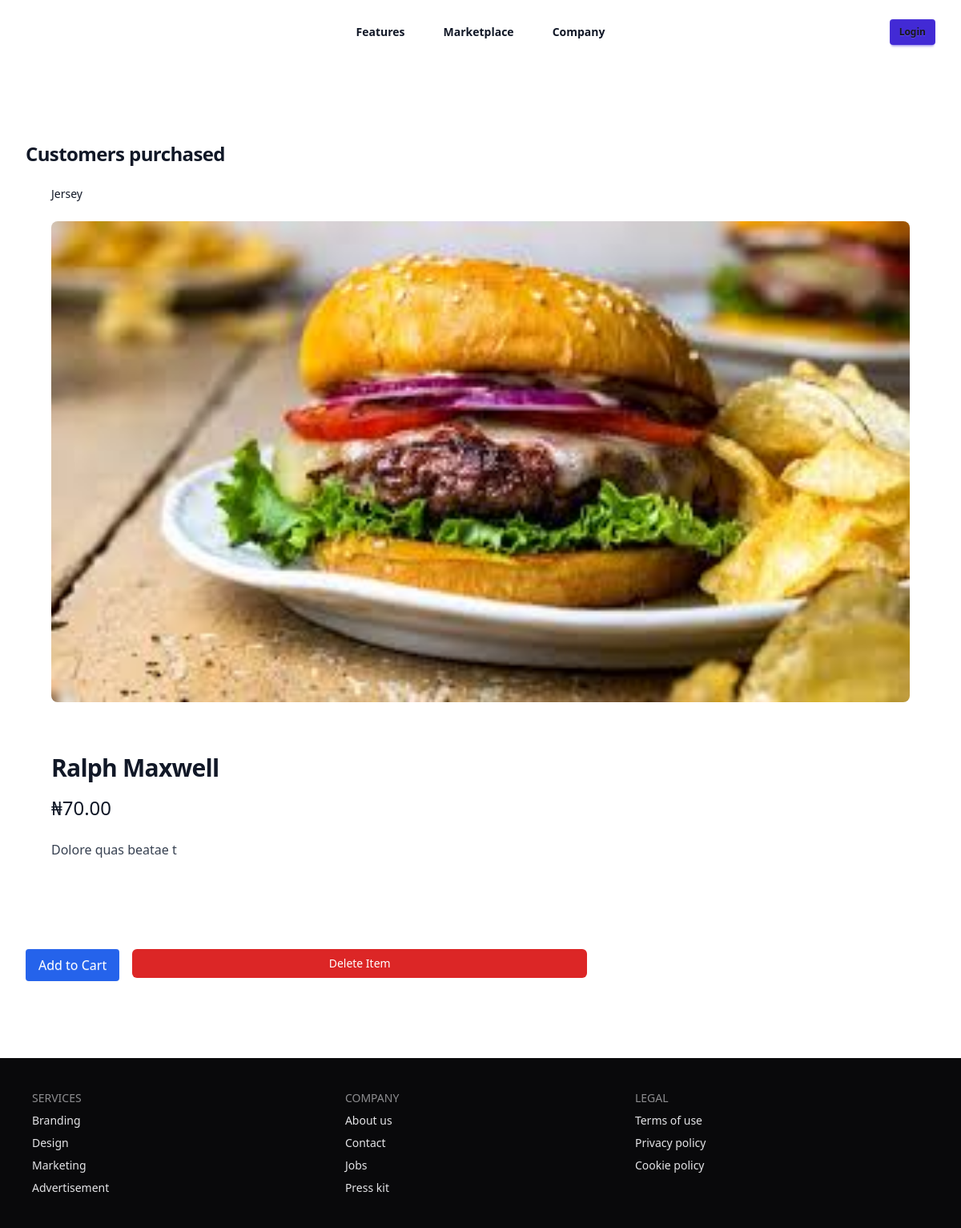
The page /product/30/ on the database its author committed.
### ecom/models.py (models this page shows, shortened)
class Product(models.Model):
    id = models.AutoField(primary_key=True)
    name = models.CharField(max_length=100)
    description = models.TextField()
    price = models.DecimalField(max_digits=10, decimal_places=2)
    image = models.ImageField(upload_to='products/')
    category = models.ForeignKey(Category, on_delete=models.CASCADE)
    created_at = models.DateTimeField(auto_now_add=True)
    is_sold = models.BooleanField(default=False)  # renamed for clarity
    sold_by = models.ForeignKey(User, on_delete=models.SET_NULL, null=True, blank=True, related_name='sold_products')
    sold_at = models.DateTimeField(null=True, blank=True)
    class Meta:
        ordering = ['-created_at']

class Category(models.Model):
    id = models.AutoField(primary_key=True)
    name = models.CharField(max_length=100)
    created_at = models.DateTimeField(auto_now_add=True)
    class Meta:
        ordering = ['-created_at']
    def __str__(self):
        return self.name

### ecom/views.py (the view)
# urls.py: path('product/<int:product_id>/', views.product_detail, name='product_detail'),
def product_detail(request, product_id):
    product = get_object_or_404(Product, id=product_id)
    sold_message = None
    if product.is_sold:
        sold_message = f"This product was bought by @{product.sold_by.username} on {product.sold_at.strftime('%Y-%m-%d %H:%M:%S')}"
    return render(request, 'detail.html', {
        'product': product,
        'sold_message': sold_message
    })

### templates/detail.html (shortened to what this page needs)
{% extends 'base.html' %}
{% block content %}
<div class="bg-white">
    <div class="pt-6">
        <nav aria-label="Breadcrumb">
            <ol class="mx-auto flex max-w-2xl items-center space-x-2 px-4 sm:px-6 lg:max-w-7xl lg:px-8">
                <li>
                    <div class="flex items-center">
                        <a href="#" class="mr-2 text-sm font-medium text-gray-900">{{ product.category }}</a>
                    </div>
                </li>
            </ol>
        </nav>
        <div class="mx-auto mt-6 max-w-2xl sm:px-6 lg:max-w-7xl lg:px-8">
            <img src="{{ product.image.url }}" alt="{{ product.name }}"
                class="w-full rounded-lg object-cover sm:rounded-lg">
        </div>
        <div class="mx-auto max-w-2xl px-4 pt-10 pb-16 sm:px-6 lg:max-w-7xl lg:px-8 lg:pt-16 lg:pb-24">
            <div>
                <h1 class="text-3xl font-bold tracking-tight text-gray-900">{{ product.name }}</h1>
                <p class="mt-4 text-2xl text-gray-900">₦{{ product.price }}</p>
                <p class="mt-6 text-base text-gray-700">{{ product.description }}</p>
            </div>
        </div>
        <div class="mt-4 flex gap-4">
            {% if product.sold %}
                {% with now=now|default:None %}
                {% if product.payment_set.first.timestamp and product.payment_set.first.timestamp|timesince:now < '1 day' %}
                    <p class="text-red-600 font-semibold">
                        Sold by @{{ product.sold_by.username }} <br>
                        on {{ product.payment_set.first.timestamp|date:"F j, Y, g:i a" }}
                    </p>
                {% else %}
                    <p class="text-gray-500 italic">This product was sold more than 1 day ago.</p>
                {% endif %}
                {% endwith %}
            {% else %}
                <form method="POST" action="{% url 'add_to_cart' product.id %}">
                    <button type="submit" class="btn bg-blue-600 text-white px-4 py-2 rounded hover:bg-blue-700">
                        Add to Cart
                    </button>
                </form>
            {% endif %}
            <form method="POST" action="{% url 'delete_product' product.id %}" onsubmit="return confirm('Are you sure you want to delete this item?');" class="w-1/2">
                <button type="submit"
                        class="w-full inline-flex justify-center items-center px-2 py-2 text-sm font-medium text-white bg-red-600 rounded-md hover:bg-red-700">
                    Delete Item
                </button>
            </form>
        </div>
    </div>
</div>
{% endblock %}

### rows shown on the page
Product: category "Jersey", image (picture), name "Ralph Maxwell", price "70.00", description "Dolore quas beatae t"
